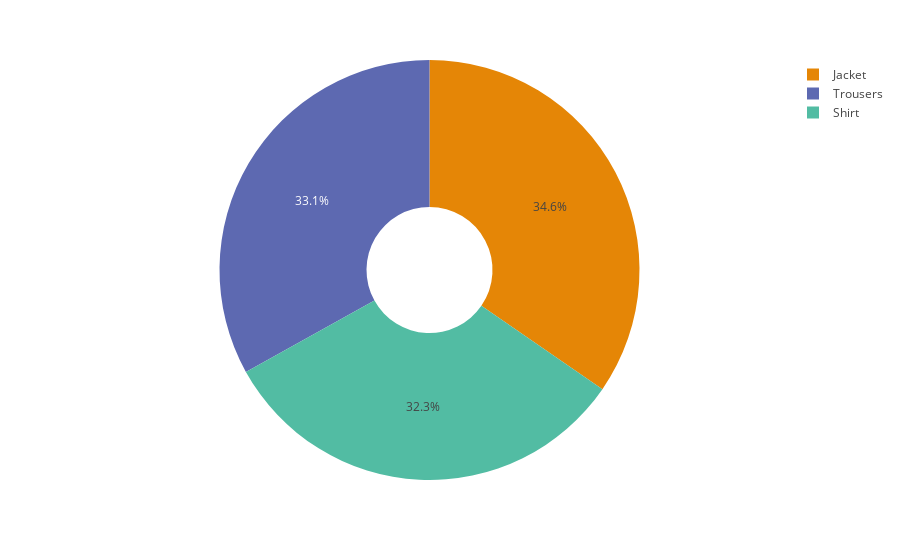

This figure's notebook cell:
### Code cell
# what is the product type that have the highest sales ?
h_sales=data.groupby(['product_type'])[['total_price']].sum().sort_values(by='total_price' , ascending = False).reset_index()
h_sales

fig = px.pie(h_sales, values='total_price', names='product_type', hole=.3,color_discrete_sequence=px.colors.qualitative.Vivid)
fig.show()

### Figure 1 — Plotly figure (JSON) as saved in the notebook; plotly's stock layout.template omitted (floating-point values rounded to 4 significant figures)
{"data": [{"domain": {"x": [0, 1], "y": [0, 1]}, "hole": 0.3, "hovertemplate": "product_type=%{label}<br>total_price=%{value}<extra></extra>", "labels": ["Jacket", "Trousers", "Shirt"], "legendgroup": "", "name": "", "showlegend": true, "type": "pie", "values": [357026, 341174, 333600]}], "layout": {"autosize": true, "legend": {"tracegroupgap": 0}, "margin": {"t": 60}, "piecolorway": ["rgb(229, 134, 6)", "rgb(93, 105, 177)", "rgb(82, 188, 163)", "rgb(153, 201, 69)", "rgb(204, 97, 176)", "rgb(36, 121, 108)", "rgb(218, 165, 27)", "rgb(47, 138, 196)", "rgb(118, 78, 159)", "rgb(237, 100, 90)", "rgb(165, 170, 153)"]}}
